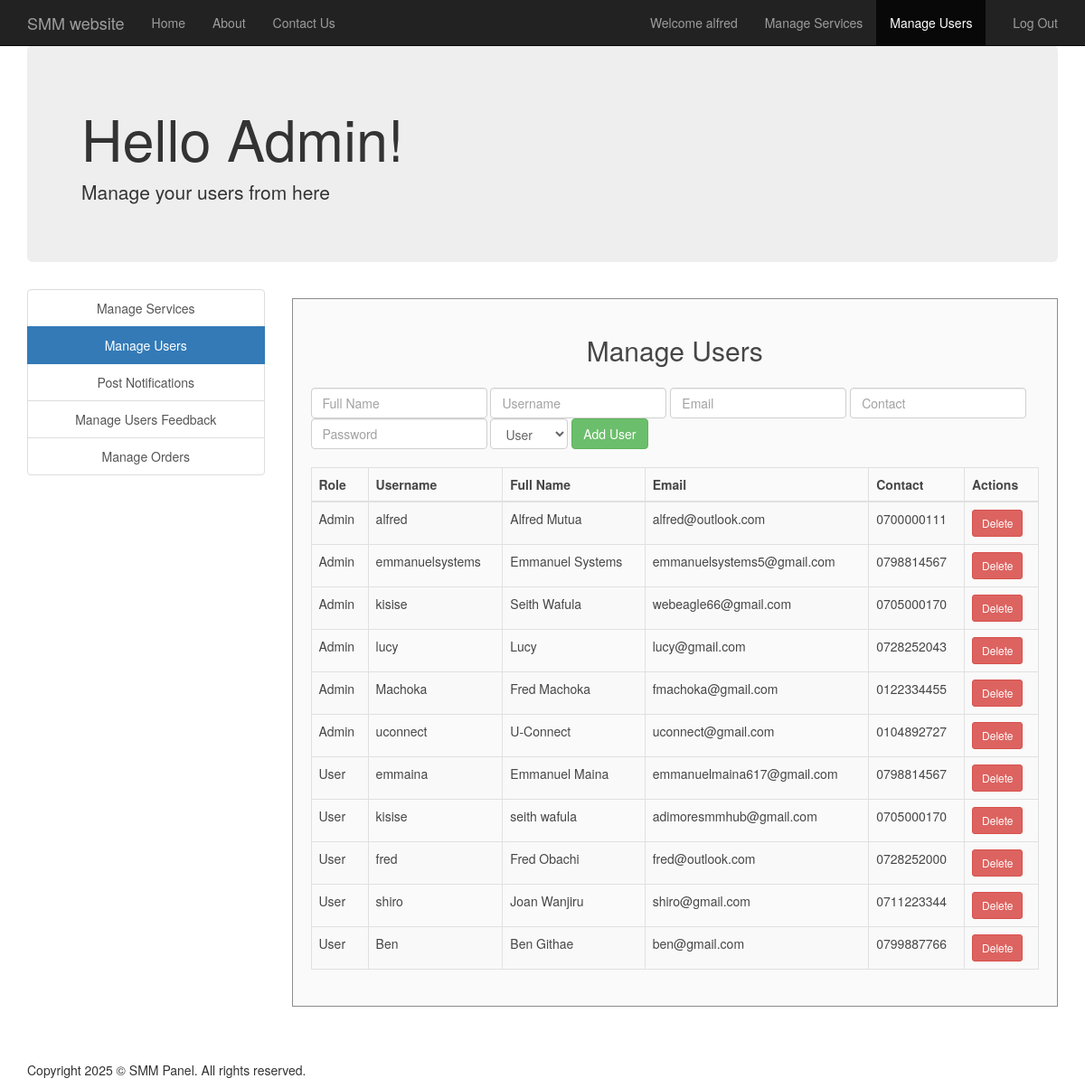
The page /manage_users.php (signed in) on the database its author committed.
### tables this page shows
CREATE TABLE `manager` (
  `username` varchar(30) NOT NULL,
  `fullname` varchar(30) NOT NULL,
  `email` varchar(30) NOT NULL,
  `contact` varchar(30) NOT NULL,
  `password` varchar(30) NOT NULL
);

CREATE TABLE `customer` (
  `id` int(11) NOT NULL,
  `fullname` varchar(255) NOT NULL,
  `username` varchar(255) NOT NULL,
  `email` varchar(255) NOT NULL,
  `contact` varchar(20) NOT NULL,
  `profile_picture` blob NOT NULL,
  `password` varchar(255) NOT NULL,
  `created_at` timestamp NOT NULL DEFAULT current_timestamp()
);

### session_m.php (called while the page is built, shortened)
<?php
$conn = Connect();
$user_check=$_SESSION['login_user1'];
$query = "SELECT username FROM MANAGER WHERE username = '$user_check'";
$ses_sql = mysqli_query($conn, $query);
$row = mysqli_fetch_assoc($ses_sql);
$login_session =$row['username'];
?>

### manage_users.php (the view, shortened to what this page needs)
<?php
include('session_m.php');
$conn = Connect();
?>
<!DOCTYPE html>
<html>
<head>
  <link rel="stylesheet" type="text/css" href="css/manageusers.css">
  <link rel="stylesheet" type="text/css" href="css/bootstrap.min.css">
</head>
<body>
<nav class="navbar navbar-inverse navbar-fixed-top navigation-clean-search" role="navigation">
  <div class="container">
    <div class="navbar-header">
      <a class="navbar-brand" href="index.php">SMM website</a>
    </div>
    <div class="collapse navbar-collapse " id="myNavbar">
      <ul class="nav navbar-nav">
        <li><a href="index.php">Home</a></li>
        <li><a href="aboutus.php">About</a></li>
        <li><a href="contactus.php">Contact Us</a></li>
      </ul>
      <ul class="nav navbar-nav navbar-right">
        <li><a href="#"><span class="glyphicon glyphicon-user"></span> Welcome <?php echo $login_session; ?></a></li>
        <li><a href="manageservices.php">Manage Services</a></li>
        <li class="active"><a href="manage_users.php">Manage Users</a></li>
        <li><a href="logout_m.php"><span class="glyphicon glyphicon-log-out"></span> Log Out</a></li>
      </ul>
    </div>
  </div>
</nav>
<div class="container">
  <div class="jumbotron">
    <h1>Hello Admin!</h1>
    <p>Manage your users from here</p>
  </div>
</div>
<div class="container">
  <div class="row">
    <div class="col-xs-3" style="text-align: center;">
      <div class="list-group">
        <a href="manageservices.php" class="list-group-item">Manage Services</a>
        <a href="manage_users.php" class="list-group-item active">Manage Users</a>
        <a href="post_notifications.php" class="list-group-item">Post Notifications</a>
        <a href="manage_feedback.php" class="list-group-item">Manage Users Feedback</a>
        <a href="manage_orders.php" class="list-group-item">Manage Orders</a>
      </div>
    </div>
    <div class="col-xs-9">
      <div class="form-area" style="padding:20px;">
        <h3 style="margin-bottom:25px; text-align:center; font-size:30px;">Manage Users</h3>
        <form action="user_action.php" method="POST" class="form-inline" style="margin-bottom:20px;">
          <div class="form-group">
            <input type="text" class="form-control" name="fullname" placeholder="Full Name" required>
          </div>
          <div class="form-group">
            <input type="text" class="form-control" name="username" placeholder="Username" required>
          </div>
          <div class="form-group">
            <input type="email" class="form-control" name="email" placeholder="Email" required>
          </div>
          <div class="form-group">
            <input type="text" class="form-control" name="contact" placeholder="Contact" required>
          </div>
          <div class="form-group">
            <input type="password" class="form-control" name="password" placeholder="Password" required>
          </div>
          <div class="form-group">
            <select class="form-control" name="role" required>
              <option value="User">User</option>
            </select>
          </div>
          <button type="submit" class="btn btn-success">Add User</button>
        </form>
        <table class="table table-bordered table-striped">
          <thead>
            <tr>
              <th>Role</th>
              <th>Username</th>
              <th>Full Name</th>
              <th>Email</th>
              <th>Contact</th>
              <th>Actions</th>
            </tr>
          </thead>
          <tbody>
          <?php
            $result_admins = $conn->query("SELECT username, fullname, email, contact FROM manager");
            if ($result_admins && $result_admins->num_rows > 0) {
              while($row = $result_admins->fetch_assoc()) {
                echo "<tr>
                  <td>Admin</td>
                  <td>".$row['username']."</td>
                  <td>".$row['fullname']."</td>
                  <td>".$row['email']."</td>
                  <td>".$row['contact']."</td>
                  <td>
                    <form action='user_action.php' method='POST' style='display:inline;'>
                      <input type='hidden' name='role' value='Admin'>
                      <input type='hidden' name='username' value='".$row['username']."'>
                      <input type='hidden' name='action' value='delete'>
                      <button type='submit' class='btn btn-danger btn-sm'>Delete</button>
                    </form>
                  </td>
                </tr>";
              }
            }
            $result_users = $conn->query("SELECT id, username, fullname, email, contact FROM customer");
            if ($result_users && $result_users->num_rows > 0) {
              while($row = $result_users->fetch_assoc()) {
                echo "<tr>
                  <td>User</td>
                  <td>".$row['username']."</td>
                  <td>".$row['fullname']."</td>
                  <td>".$row['email']."</td>
                  <td>".$row['contact']."</td>
                  <td>
                    <form action='user_action.php' method='POST' style='display:inline;'>
                      <input type='hidden' name='role' value='User'>
                      <input type='hidden' name='id' value='".$row['id']."'>
                      <input type='hidden' name='action' value='delete'>
                      <button type='submit' class='btn btn-danger btn-sm'>Delete</button>
                    </form>
                  </td>
                </tr>";
              }
            }
          ?>
          </tbody>
        </table>
      </div>
    </div>
  </div>
</div>
<footer>
        <div class="container">
            <p>Copyright 2025 &copy; SMM Panel. All rights reserved.</p>
        </div>
    </footer>
</body>
</html>

### css/manageusers.css (style rules this page uses)
body, html { height: 100%; }
body { padding-top: 50px; background-image: url('headerimg2.jpg'); background-repeat: repeat; background-size: 100%; }
footer { display: block; }
.form-area { background-color: #FAFAFA; padding: 10px 40px 60px; margin: 10px 0px 60px; border: 1px solid GREY; opacity: 0.9; }

### rows shown on the page
manager: username "alfred", fullname "Alfred Mutua", email "alfred@outlook.com", contact "0700000111"
manager: username "emmanuelsystems", fullname "Emmanuel Systems", email "emmanuelsystems5@gmail.com", contact "0798814567"
manager: username "kisise", fullname "Seith Wafula", email "webeagle66@gmail.com", contact "0705000170"
manager: username "lucy", fullname "Lucy", email "lucy@gmail.com", contact "0728252043"
manager: username "Machoka", fullname "Fred Machoka", email "fmachoka@gmail.com", contact "0122334455"
manager: username "uconnect", fullname "U-Connect", email "uconnect@gmail.com", contact "0104892727"
customer: username "emmaina", fullname "Emmanuel Maina", email "emmanuelmaina617@gmail.com", contact "0798814567"
customer: username "kisise", fullname "seith wafula", email "adimoresmmhub@gmail.com", contact "0705000170"
customer: username "fred", fullname "Fred Obachi", email "fred@outlook.com", contact "0728252000"
customer: username "shiro", fullname "Joan Wanjiru", email "shiro@gmail.com", contact "0711223344"
customer: username "Ben", fullname "Ben Githae", email "ben@gmail.com", contact "0799887766"
